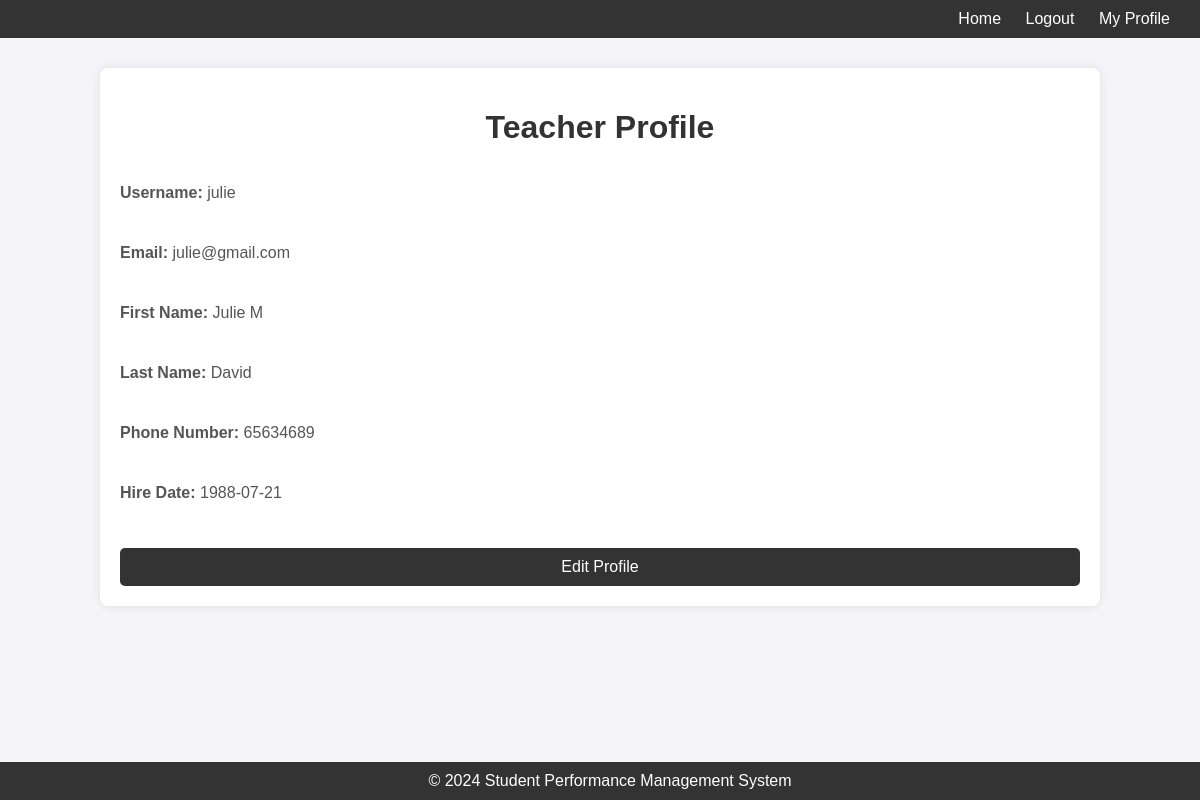
Page /html/TeacherProfile.php (signed in) on the committed database.
### tables this page shows
CREATE TABLE `teachers` (
  `teacher_id` int(11) NOT NULL,
  `first_name` varchar(50) NOT NULL,
  `last_name` varchar(50) NOT NULL,
  `email` varchar(100) NOT NULL,
  `phone_number` varchar(15) DEFAULT NULL,
  `hire_date` date NOT NULL,
  `user_id` int(11) DEFAULT NULL,
  `created_at` timestamp NOT NULL DEFAULT current_timestamp(),
  `updated_at` timestamp NOT NULL DEFAULT current_timestamp() ON UPDATE current_timestamp()
);

CREATE TABLE `users` (
  `user_id` int(11) NOT NULL,
  `username` varchar(50) NOT NULL,
  `password` varchar(255) NOT NULL,
  `role` enum('admin','teacher','student') NOT NULL,
  `email` varchar(100) NOT NULL,
  `created_at` timestamp NOT NULL DEFAULT current_timestamp(),
  `updated_at` timestamp NOT NULL DEFAULT current_timestamp() ON UPDATE current_timestamp()
);

### html/TeacherProfile.php (the view, shortened to what this page needs)
<?php
include 'db_connection.php';
$loggedInUserId = $_SESSION['user_id'];
$sql = "SELECT u.username, u.email, t.first_name, t.last_name, t.phone_number, t.hire_date
        FROM users u
        JOIN teachers t ON u.user_id = t.user_id
        WHERE u.user_id = $loggedInUserId";
$result = $conn->query($sql);
$teacher = $result->fetch_assoc();
?>
<!DOCTYPE html>
<html lang="en">
<head>
    <link rel="stylesheet" href="../css/TeacherProfile.css">
</head>
<body>
    <nav>
        <a href="index.html">Home</a>
        <a href="logout.html">Logout</a>
        <a href="TeacherProfile.php">My Profile</a>
    </nav>
    <div class="container">
        <h1>Teacher Profile</h1>
        <div class="profile-details">
            <p><strong>Username:</strong> <?php echo $teacher['username']; ?></p>
            <p><strong>Email:</strong> <?php echo $teacher['email']; ?></p>
            <p><strong>First Name:</strong> <?php echo $teacher['first_name']; ?></p>
            <p><strong>Last Name:</strong> <?php echo $teacher['last_name']; ?></p>
            <p><strong>Phone Number:</strong> <?php echo $teacher['phone_number']; ?></p>
            <p><strong>Hire Date:</strong> <?php echo $teacher['hire_date']; ?></p>
            <a href="EditTeacherProfile.php" class="button">Edit Profile</a>
        </div>
    </div>
    <footer>
        &copy; 2024 Student Performance Management System
    </footer>
</body>
</html>

### css/TeacherProfile.css (style rules this page uses)
body { font-family: Arial, sans-serif; margin: 0; padding: 0; background-color: #f4f4f9; }
nav { background-color: #333; padding: 10px 20px; text-align: right; }
nav a { color: white; text-decoration: none; margin: 0 10px; font-size: 16px; }
.container { width: 80%; margin: 30px auto; background-color: white; padding: 20px; border-radius: 8px; box-shadow: 0 0 10px rgba(0, 0, 0, 0.1); }
h1 { text-align: center; color: #333; }
.profile-details { display: flex; flex-direction: column; gap: 10px; margin-top: 20px; }
.profile-details p { font-size: 16px; color: #555; }
.profile-details strong { font-weight: bold; }
.button { background-color: #333; color: white; padding: 10px 20px; text-decoration: none; border-radius: 5px; text-align: center; display: inline-block; margin-top: 20px; }
footer { text-align: center; padding: 10px; background-color: #333; color: white; position: fixed; width: 100%; bottom: 0; }

### rows in the picture
teachers: user.username "julie", user.email "julie@gmail.com", first_name "Julie M", last_name "David", phone_number "65634689", hire_date "1988-07-21"
